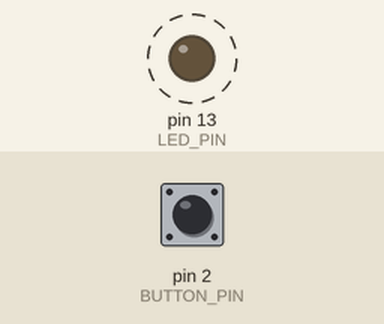
This sketch was run on a simulated Arduino Uno, built with avr-gcc and run on an emulated ATmega328P. On the bench: output pins drawn as LEDs (lit = HIGH). Dashed ring = blinking. The inputs (shaded band) are chosen by the test bench; at power-on: pin 2 (BUTTON_PIN) HIGH. What the sketch prints to the serial monitor is not drawn.

Above: at 1.2 s.
1.3 s: pin 2 (BUTTON_PIN) pulled LOW for 0.15 s
Timing chart, 0 to 10.3 s (numbered marks = the images above; inputs shaded):
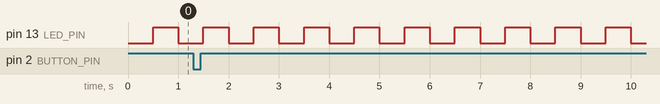

Measured:
- by itself, pin 13 (LED_PIN): alternates HIGH for 0.50 s and LOW for 0.50 s

The sketch:

blink_millis.ino
```cpp
// blink_millis.ino - blink WITHOUT delay(), so the loop can watch the button thousands of times a second
const int LED_PIN = 13;
const int BUTTON_PIN = 2;
const unsigned long HALF_PERIOD_MS = 500;   // the LED changes every 500 ms

unsigned long lastToggle = 0;          // when the LED last changed
bool ledOn = false;
int lastLevel = HIGH;
long presses = 0;

void setup() {
  Serial.begin(115200);
  pinMode(LED_PIN, OUTPUT);
  pinMode(BUTTON_PIN, INPUT_PULLUP);
}

void loop() {
  if (millis() - lastToggle >= HALF_PERIOD_MS) {   // is it time to change the LED?
    lastToggle += HALF_PERIOD_MS;                  // the next change is due 500 ms after this one was due
    ledOn = !ledOn;                                // ! turns true into false and false into true
    digitalWrite(LED_PIN, ledOn);
  }

  int level = digitalRead(BUTTON_PIN);             // this line now runs on every pass
  if (lastLevel == HIGH && level == LOW) {
    presses++;
    Serial.print("press seen at ");
    Serial.print(millis());
    Serial.print(" ms, total ");
    Serial.println(presses);
  }
  lastLevel = level;
}
```
